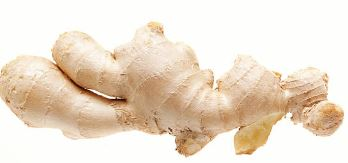
#> input picture dataset/jahe/jahe_10.JPG, 348 x 163 px; its folder holds only this picture in this run
$ jupyter execute --allow-errors project.ipynb
#> lines starting #> are read from the running program, lines starting #| are printed output that depends on the picture
[cell 1]
import os
import cv2 as cv
import matplotlib.pyplot as plt
import numpy as np
import pandas as pd
from sklearn.model_selection import train_test_split, cross_val_predict
from sklearn.metrics import accuracy_score, classification_report
from skimage.feature import graycomatrix, graycoprops
from scipy.stats import entropy
from sklearn.ensemble import RandomForestClassifier
from sklearn.svm import SVC
from sklearn.neighbors import KNeighborsClassifier
from sklearn.metrics import accuracy_score, precision_score, recall_score, f1_score, confusion_matrix, classification_report
from sklearn.metrics import (confusion_matrix, ConfusionMatrixDisplay)
import seaborn as sns

[cell 2]
data = []
labels = []
file_name = []

for sub_folder in os.listdir("dataset"):
    sub_folder_files = os.listdir(os.path.join("dataset", sub_folder))

    for filename in sub_folder_files:
        img_path = os.path.join("dataset", sub_folder, filename)

        img = cv.imread(img_path)
#> img is the input picture: shape (163, 348, 3); mean B, G, R 205.4, 222, 236

        if img is None:
            print(f"Gagal membaca: {img_path}")
            continue

        img = img.astype(np.uint8)

        data.append(img)
        labels.append(sub_folder)
        file_name.append(filename)

labels = np.array(labels)

[cell 3]
def resize(image, new_width, new_height):
    old_height, old_width = image.shape[:2]

    resized_image = np.zeros((new_height, new_width),
                             dtype=np.uint8)

    for i in range(new_height):
        for j in range(new_width):
            x = int(j * old_width / new_width)
            y = int(i * old_height / new_height)

            resized_image[i, j] = image[y, x]

    return resized_image

[cell 4]
def normalisasi(image):
    min_val = np.min(image)
    max_val = np.max(image)
    if max_val == min_val:
        return np.zeros(image.shape, dtype=np.uint8)
    return (
        (image - min_val) /
        (max_val - min_val) * 255
    ).astype(np.uint8)

[cell 5]
def filter_citra(img, size, mode):
    # dimensi gambar / image dimensions
    height, width = img.shape
    # ukuran padding / padding size
    pad = size // 2
    # tambah padding tepi / add edge padding
    padded = np.pad(img, pad, mode='edge')
    # kanvas hasil / output canvas
    canvas = np.zeros_like(img, dtype=np.uint8)
    match mode:
        case 'mean':
            area = size * size
            for i in range(height):
                for j in range(width):
                    region = padded[i:i+size, j:j+size]
                    total_sum = 0
                    for row in region:
                        for pixel in row:
                            total_sum += int(pixel)

                    canvas[i, j] = total_sum // area

        case 'median':
            # filter median / median filter
            for i in range(height):
                for j in range(width):
                    # area kernel / kernel region
                    region = padded[i:i+size, j:j+size]
                    # rumus median manual / manual median formula
                    values = []
                    for row in region:
                        for val in row:
                            values.append(val)
                    # urutkan manual / manual sort (bubble sort)
                    n = len(values)
                    for a in range(n):
                        for b in range(0, n - a - 1):
                            if values[b] > values[b + 1]:
                                values[b], values[b + 1] = values[b + 1], values[b]
                    # ambil nilai tengah / get middle value
                    mid = n // 2
                    if n % 2 == 0:
                        canvas[i, j] = (values[mid - 1] + values[mid]) // 2
                    else:
                        canvas[i, j] = values[mid]

        case 'modus':
            # filter modus / mode filter
            for i in range(height):
                for j in range(width):
                    # area kernel / kernel region
                    region = padded[i:i+size, j:j+size]
                    # ratakan array / flatten array
                    values = region.ravel()
                    # hitung kemunculan / count occurrences
                    count = {}
                    for val in values:
                        if val in count:
                            count[val] += 1
                        else:
                            count[val] = 1
                    # cari nilai terbanyak / find mode value
                    max_count = 0
                    mode_val = 0
                    for val, freq in count.items():
                        if freq > max_count:
                            max_count = freq
                            mode_val = val
                    # simpan hasil / save result
                    canvas[i, j] = mode_val
    # kembalikan gambar / return image
    return canvas

# cara panggil / how to call
# hasil = filter(foto_karim, 3, 'mean')

[cell 6]
def ekualisasi(citra):
    height, width = citra.shape

    hist = np.zeros(256, dtype=int)

    # Hitung histogram
    for i in range(height):
        for j in range(width):
            hist[citra[i, j]] += 1

    cdf = np.zeros(256, dtype=int)
    cdf[0] = hist[0]

    # Hitung CDF
    for i in range(1, 256):
        cdf[i] = cdf[i - 1] + hist[i]

    cdf_normal = np.round(
        cdf * 255 / (height * width)
    ).astype(np.uint8)

    hasil = np.zeros_like(citra, dtype=np.uint8)

    # Mapping pixel menggunakan CDF
    for i in range(height):
        for j in range(width):
            hasil[i, j] = cdf_normal[citra[i, j]]

    return hasil

[cell 7]
def threshold (img,th):
    return(img > th).astype(np.uint8)*255

[cell 8]
def Dilasi(image,kernel):
    height, width = image.shape
    k_height, k_width = kernel.shape
    center = k_height//2
    hasil = np.zeros((height, width))
    for i in range(center, height-center):
        for j in range(center, width-center):
            if image[i,j] == 255:
                for k in range(k_height):
                    for l in range(k_width):
                        if kernel[k,l] == 1:
                            hasil[i+k-center,j+l-center] =255
            else:
                if hasil[i,j] !=255:
                    hasil[i,j] = 0
    return hasil

[cell 9]
def Erosi(image, kernel):
    img_height, img_width = image.shape
    k_height, k_width = kernel.shape

    center_y = k_height // 2
    center_x = k_width // 2

    hasil = np.zeros((img_height, img_width), dtype=np.uint8)

    for i in range(img_height):
        for j in range(img_width):

            cocok = True

            for k in range(k_height):
                for l in range(k_width):

                    img_i = i + k - center_y
                    img_j = j + l - center_x

                    if kernel[k, l] == 1:
                        if (img_i < 0 or img_i >= img_height or
                            img_j < 0 or img_j >= img_width):
                            cocok = False
                            break

                        if image[img_i, img_j] == 0:
                            cocok = False
                            break
                if not cocok:
                    break

            if cocok:
                hasil[i, j] = 255

    return hasil

[cell 10]
kernel_diamond = np.array([
    [0,0,1,0,0],
    [0,1,1,1,0],
    [1,1,1,1,1],
    [0,1,1,1,0],
    [0,0,1,0,0]
], dtype=np.uint8)

kernel_cross = np.array([
    [0,1,0],
    [1,1,1],
    [0,1,0]
], dtype=np.uint8)

kernel_x = np.array([
    [1,0,0,0,1],
    [0,1,0,1,0],
    [0,0,1,0,0],
    [0,1,0,1,0],
    [1,0,0,0,1]
], dtype=np.uint8)

[cell 11]
def prepro1(image):
    image = cv.cvtColor(image, cv.COLOR_BGR2GRAY)
    image = resize(image, 224, 224)
    image = normalisasi(image)

    return image

[cell 12]
def prepro2(image):
    image = filter_citra(image, 3, 'median')
    image = ekualisasi(image)

    return image

[cell 13]
def prepro3(image):
    image = threshold(image,30)
    image = Dilasi(Erosi(image, kernel_diamond), kernel_diamond)


    return image

[cell 14]
data_preprocessed = []

for i in range(len(data)):
    img = prepro1(data[i])
    img = prepro2(img)
    img = prepro3(img)
    data_preprocessed.append(img)
#> this loop made 2 passes
#> pass 1, in prepro1, `image = cv.cvtColor(image, cv.COLOR_BGR2GRAY)`:
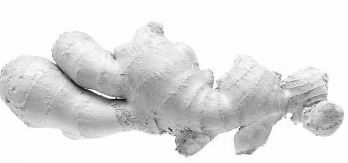
#> image: shape (163, 348); min 11, max 255, mean 224.4
#> pass 1, in prepro1, `image = resize(image, 224, 224)`:
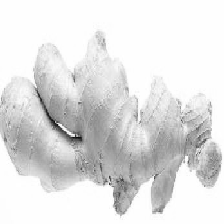
#> image: shape (224, 224); min 11, max 255, mean 224.3
#> pass 1, in filter_citra, `padded = np.pad(img, pad, mode='edge')`:
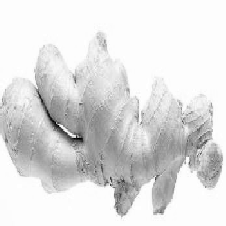
#> padded: shape (226, 226); min 0, max 255, mean 222.7
#> after the loop, data_preprocessed = 2 items

data_preprocessed = np.array(data_preprocessed)

#> (a cell that did not finish here is left out)

[cell 16]
print(data_preprocessed.shape)
#| (2, 224, 224)
